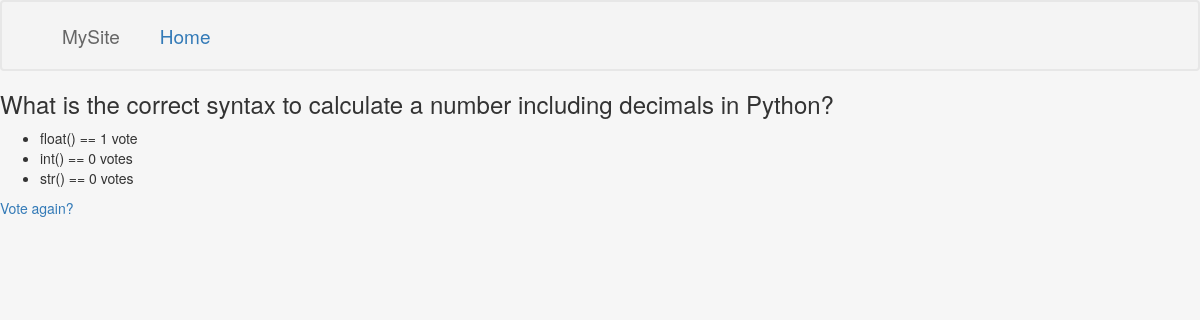
Screenshot of /polls/8/results/ with the database file from the repository.
### polls/models.py (models this page shows, shortened)
@python_2_unicode_compatible
class Question(models.Model):
	question_text = models.CharField(max_length=200)
	pub_date = models.DateTimeField('date published')
	def was_published_recently(self):
		now = timezone.now()
		return now - datetime.timedelta(days=1) <= self.pub_date <= now
	was_published_recently.admin_order_field = 'pub_date'
	was_published_recently.boolean = True
	was_published_recently.short_description = 'Published recently?'

@python_2_unicode_compatible
class Choice(models.Model):
	question = models.ForeignKey(Question, on_delete=models.CASCADE)
	choice_text = models.CharField(max_length=200)
	votes = models.IntegerField(default=0)

### polls/views.py (the view)
# urls.py: url(r'^(?P<pk>[0-9]+)/results/$', views.ResultsView.as_view(), name=  'results'),
class ResultsView(generic.DetailView):
	model = Question
	template_name = 'polls/results.html'

### polls/templates/polls/results.html
{% extends "polls/base.html" %}
{% block content %}
<h3>{{ question.question_text }}</h3>
<ul>
{% for choice in question.choice_set.all %}
	<li>{{choice.choice_text }} == {{ choice.votes }} vote{{ choice.votes|pluralize }}</li>
{% endfor %}
</ul>
<a href="{% url 'polls:detail' question.id %}">Vote again?</a>
{% endblock %}

### polls/static/polls/style.css (style rules this page uses)
html, body { height: 100%; margin: 0; }

### rows the page displays
Question: question_text "What is the correct syntax to calculate a number including decimals in Python?"
Choice: choice_text "float()", votes "1"
Choice: choice_text "int()", votes "0"
Choice: choice_text "str()", votes "0"
